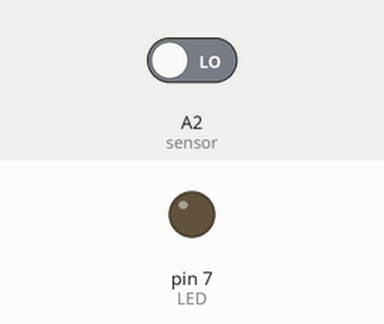
Bench run of a sketch on a simulated Arduino Uno, built with avr-gcc and run on an emulated ATmega328P. Parts: output pins drawn as LEDs (lit = HIGH). The test bench sets the inputs (shaded band); at power-on: A2 (sensor) LOW. What the sketch prints to the serial monitor is not drawn.

Above: at 1.2 s.
1.3 s: A2 (sensor) driven HIGH
At 2.7 s:
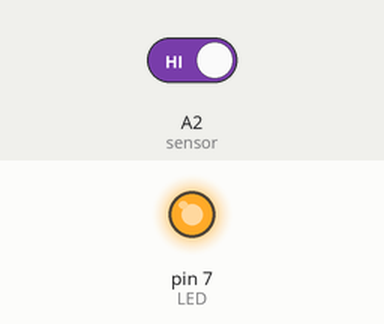
Timing chart, 0 to 4.3 s (numbered marks = the images above; inputs shaded):
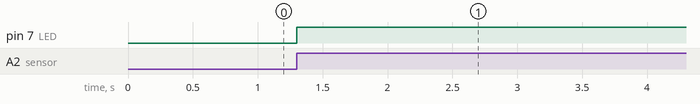

Measured:
- after the input at 1.3 s, pin 7 (LED): LOW → HIGH at once

The sketch:

V7RCDOM-SR501.ino
```cpp
#define SERIAL_BAUDRATE 57600

int sensor = A2;  //訊號線
int LED = 7;

void setup() {
  // put your setup code here, to run once:
 Serial.begin(SERIAL_BAUDRATE);
 pinMode(sensor, INPUT);
 pinMode(LED, OUTPUT);

}

void loop() {

  // put your main code here, to run repeatedly:
  int moving = digitalRead(sensor); //讀取D9是否有偵測到物體移動
  if(moving==1){ //如果有物體移動
    Serial.println("有東西在動！");
    digitalWrite(LED, HIGH);

  }

}
```
